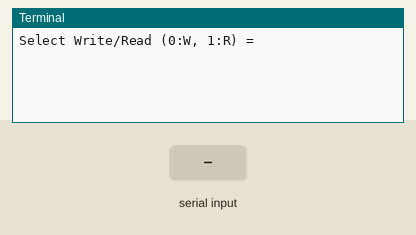
Simulated run of this program. Board: Raspberry Pi (BCM pin numbers). On the bench: the last lines printed to the terminal. The test bench sets the inputs (shaded band). EEPROM starts erased.

Above: at 1.2 s.
1.3 s: "0" typed at the terminal, then Enter
At 2.5 s:
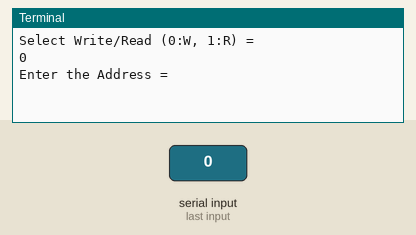
2.8 s: "1" typed at the terminal, then Enter
At 3.7 s:
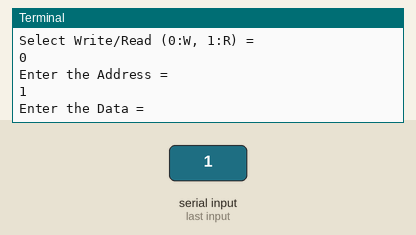
4.3 s: "5" typed at the terminal, then Enter
At 4.8 s:
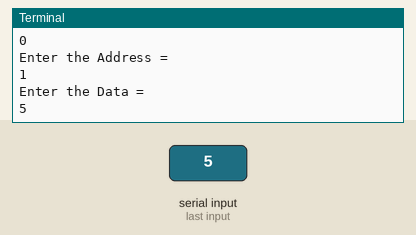

Measured:
- after the input at 1.3 s, the terminal: prints a new line at once (image 1)
- after the input at 2.8 s, the terminal: prints a new line at once (image 2)
- after the input at 4.3 s, the terminal: prints a new line at once (image 3)

The program:

AT24HC02C.py
```python
# (licence header left out)
import time
import smbus

# Get I2C bus
bus = smbus.SMBus(1)

# I2C address of the device
AT24HC02C_DEFAULT_ADDRESS			= 0x50

class AT24HC02C():
	def select_address(self):
		"""Select the address where data has to be written (0-65535)"""
		self.address = int(input("Enter the Address = "))
		while self.address > 65535:
			self.address = int(input("Enter the address = "))

		self.addressbyte1 = (self.address >> 8)
		self.addressbyte2 = (self.address & 0xFF)

		return self.addressbyte1, self.addressbyte2

	def select_data(self):
		"""Select the data to be written on the address given (0-255)"""
		self.data = int(input("Enter the Data = "))
		while self.data > 255:
			self.data = int(input("Enter the Data = "))

		return self.data

	def write_data(self):
		"""Write the given data on the given address by the user"""
		bus.write_i2c_block_data(AT24HC02C_DEFAULT_ADDRESS, self.addressbyte1, [self.addressbyte2, self.data])

	def select_readaddress(self):
		"""Read the given provided data by the user"""
		bus.write_i2c_block_data(AT24HC02C_DEFAULT_ADDRESS, self.addressbyte1, [self.addressbyte2])

	def read_data(self):
		"""Read the data back from the device address"""
		data = bus.read_byte(AT24HC02C_DEFAULT_ADDRESS)

		return {'d' : data}

from AT24HC02C import AT24HC02C
at24hc02c = AT24HC02C()

while True :
	"""Select the Write/Read for the use
		0 : Write
		1 : Read"""
	user_wr = int(input("Select Write/Read (0:W, 1:R) = "))
	while user_wr > 1 :
		user_wr = int(input("Select Write/Read (0:W, 1:R) = "))

	if user_wr == 0 :
		at24hc02c.select_address()
		at24hc02c.select_data()
		at24hc02c.write_data()
		time.sleep(0.5)
		at24hc02c.select_readaddress()
		time.sleep(0.5)
		result = at24hc02c.read_data()
		print "Input Data : %d"%(result['d'])
		print " ******************************** "
	elif user_wr == 1 :
		at24hc02c.select_address()
		time.sleep(0.5)
		at24hc02c.select_readaddress()
		time.sleep(0.5)
		result = at24hc02c.read_data()
		print "Input Data : %d"%(result['d'])
		print " ******************************** "
```
